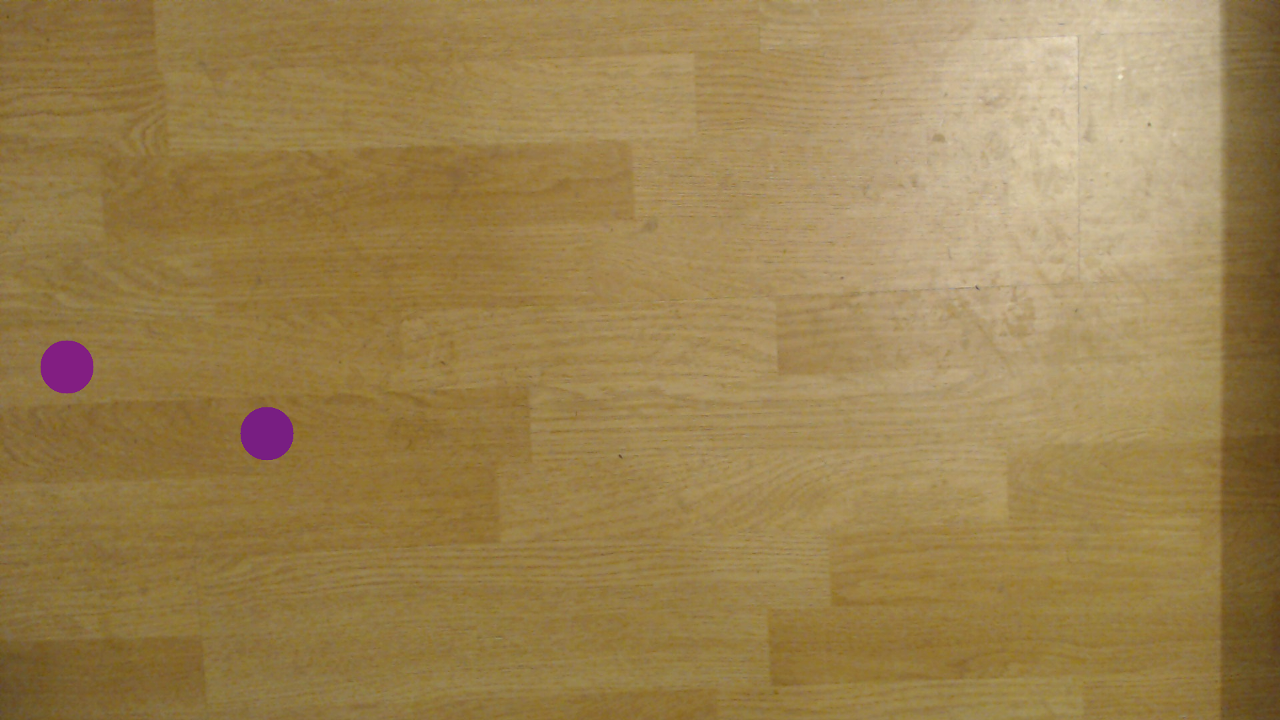
#> input picture labs/lab05/sample01.tiff, 1280 x 720 px
$ python Task1.py
#> lines starting #> are read from the running program, lines starting #| are printed output that depends on the picture; after the words box and inside, x2 and y2 are one past the last pixel; in counts of white or black regions, pixels touching at a corner belong together
#!/usr/bin/env python3
# -*- coding: utf-8 -*-

import cv2
import numpy as np

trackbar_value = 32

def updateValue(new_value):
    global trackbar_value
    trackbar_value = new_value

cv2.namedWindow("Window")
cv2.namedWindow("Original")

cv2.createTrackbar("Trackbar", "Window", trackbar_value, 96, updateValue)

img = cv2.imread('sample01.tiff')
#> img is the input picture: shape (720, 1280, 3); mean B, G, R 79.9, 129.6, 155.4
img_greyscale = cv2.imread('sample01.tiff', 0)
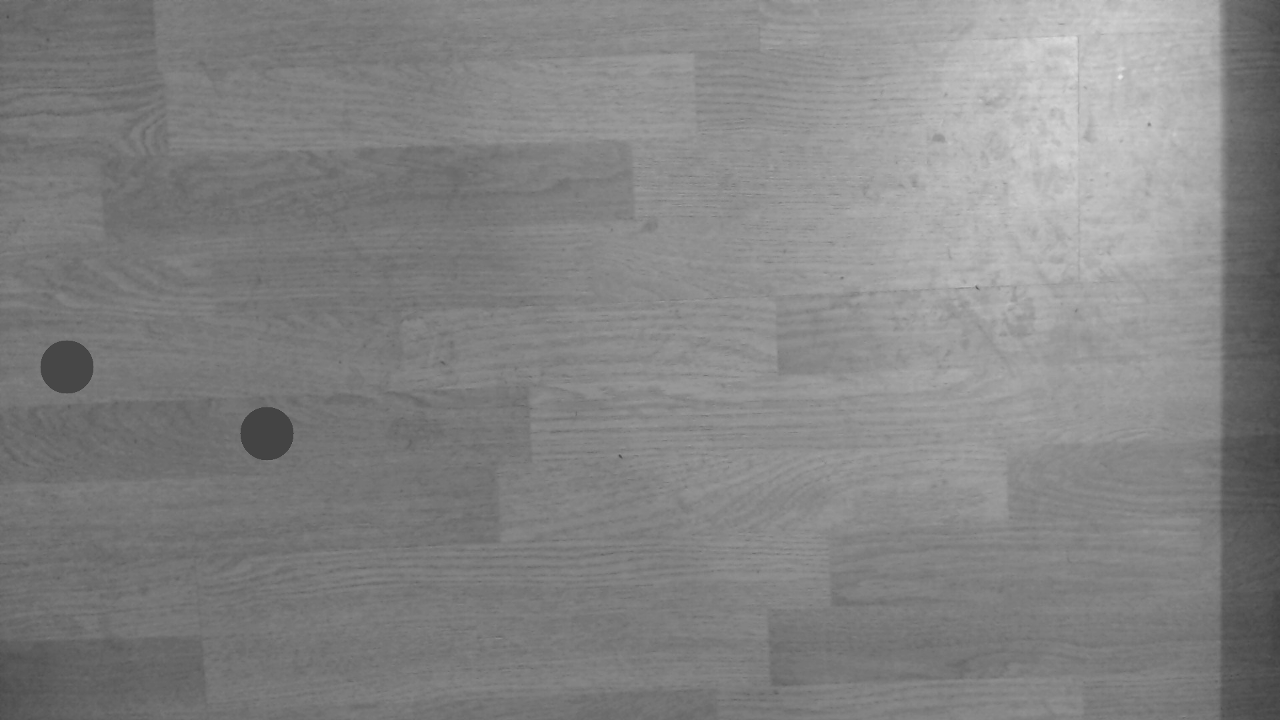
#> img_greyscale: shape (720, 1280); min 61, max 232, mean 131.6

ret, thresh = cv2.threshold(img_greyscale, trackbar_value, 255, cv2.THRESH_BINARY)
#> thresh: shape (720, 1280); every value is 255
#> ret = 32

blobparams = cv2.SimpleBlobDetector_Params()
blobparams.filterByArea = True
blobparams.minArea = 2000
blobparams.maxArea = 10000
blobparams.filterByCircularity = False
blobparams.minDistBetweenBlobs = 50
detector = cv2.SimpleBlobDetector_create(blobparams)

keypoints = detector.detect(thresh)
#> keypoints = ()

while True:
    ret, thresh = cv2.threshold(img_greyscale, trackbar_value, 255, cv2.THRESH_BINARY)
    keypoints = detector.detect(thresh)
    image = cv2.drawKeypoints(img, keypoints, np.array([]), (0,0,255), cv2.DRAW_MATCHES_FLAGS_DRAW_RICH_KEYPOINTS)

    for keypoint in keypoints:
        x = int(keypoint.pt[0])
        y = int(keypoint.pt[1])
        cv2.putText(image, (str("x: ") + str(x)), (x + 50, y), cv2.FONT_HERSHEY_SIMPLEX, 0.5, (0, 0, 255), 2)
        cv2.putText(image, (str("y: ") + str(y)), (x + 50, y + 30), cv2.FONT_HERSHEY_SIMPLEX, 0.5, (0, 0, 255), 2)
#> this loop made 0 passes
    cv2.putText(thresh, str(trackbar_value), (10, 100), cv2.FONT_HERSHEY_SIMPLEX, 2, (0, 0, 255), 2)
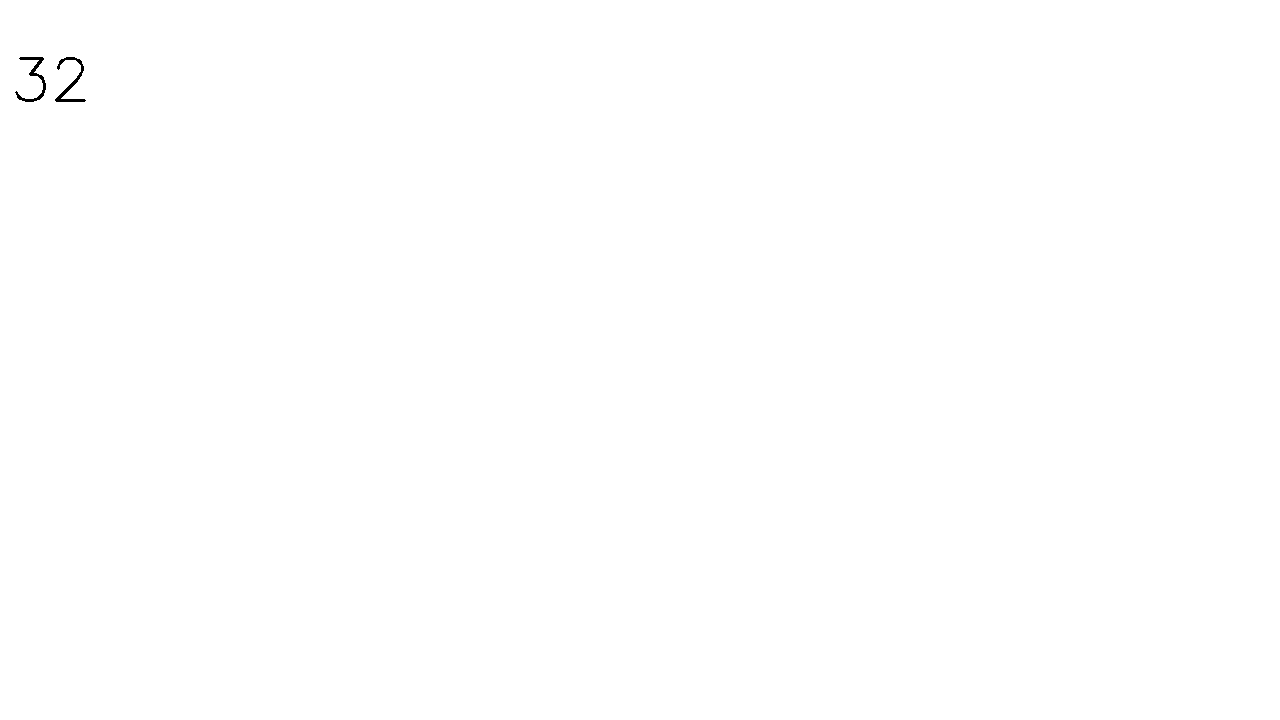
#> thresh: shape (720, 1280); 99.9% white; 2 black regions, box (x1, y1, x2, y2) and area: (55, 57, 86, 102) 324, (15, 57, 46, 102) 315
    cv2.imshow('Window', thresh)
    cv2.imshow('Window', image)
    cv2.imshow("Original", img)
    if cv2.waitKey(1) & 0xFF == ord('q'):
#> (key q is pressed here)
        break

cv2.destroyAllWindows()

$ run again, with labs/lab05/sample02.tiff copied over labs/lab05/sample01.tiff
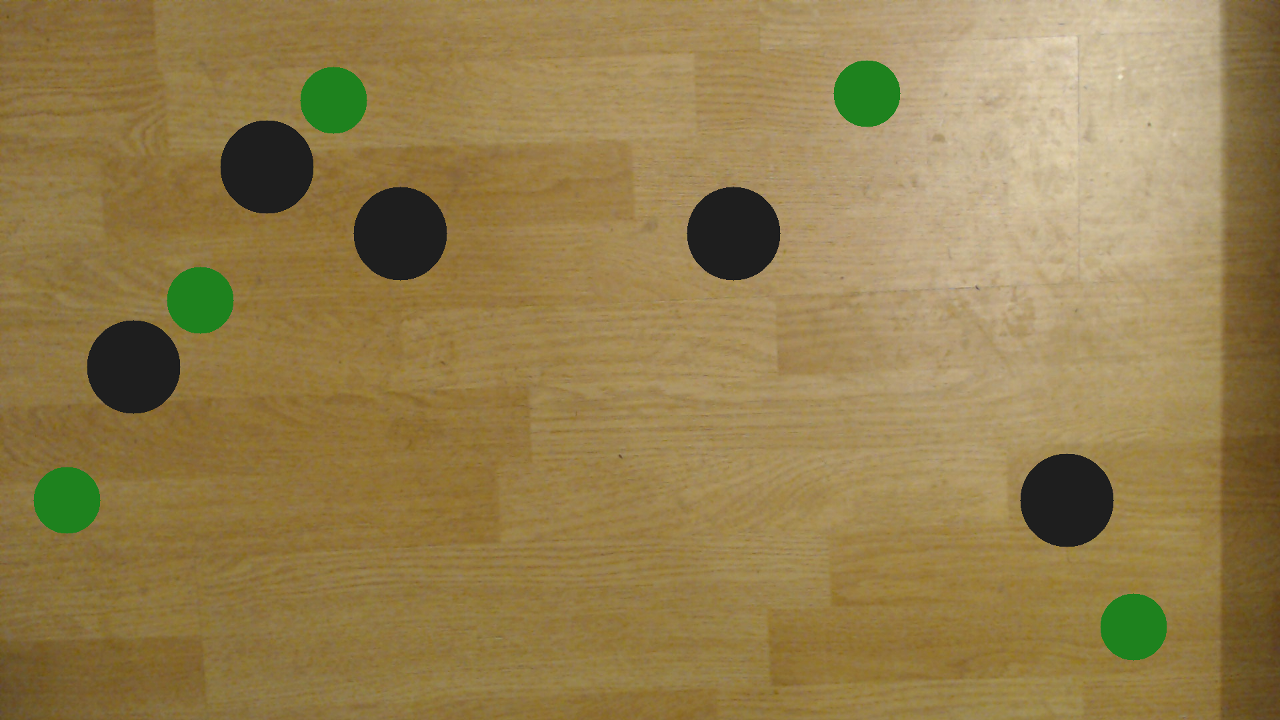
#> input picture labs/lab05/sample02.tiff, 1280 x 720 px
#> img is the input picture: shape (720, 1280, 3); mean B, G, R 77.2, 126.5, 148.6
#> `ret, thresh = cv2.threshold(img_greyscale, trackbar_value, 255, cv2.TH..`:
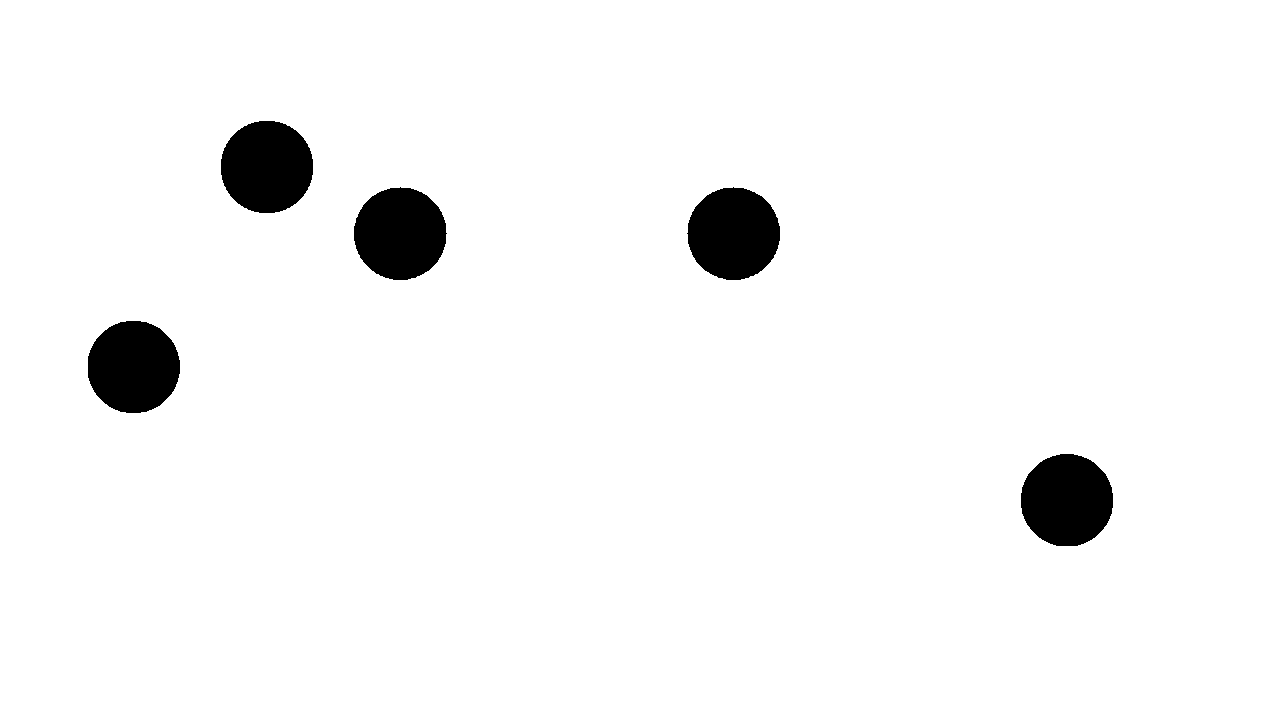
#> thresh: shape (720, 1280); 96.4% white; 5 black regions, box (x1, y1, x2, y2) and area: (221, 121, 313, 213) 6740, (354, 187, 447, 280) 6729, (687, 187, 780, 280) 6725, (88, 321, 180, 413) 6720, (1021, 454, 1113, 546) 6720
#> ret = 32
#> keypoints = 5 keypoints; (x, y, size): (266, 166, 93.5), (400, 233, 93.5), (733, 233, 93.5), (1066, 500, 93.3), (133, 366, 93.3)
#> the loop `for keypoint in keypoints:` made 5 passes
#> (keypoint, x, y) on passes 1 to 5: (keypoint at (1066.5, 499.8), size 93.3, 1066, 499), (keypoint at (133.2, 366.5), size 93.3, 133, 366), (keypoint at (733.2, 233.2), size 93.5, 733, 233), (keypoint at (399.8, 233.2), size 93.5, 399, 233), (keypoint at (266.5, 166.5), size 93.5, 266, 166)
#> `cv2.putText(thresh, str(trackbar_value), (10, 100), cv2.FONT_HERSHEY_S..`:
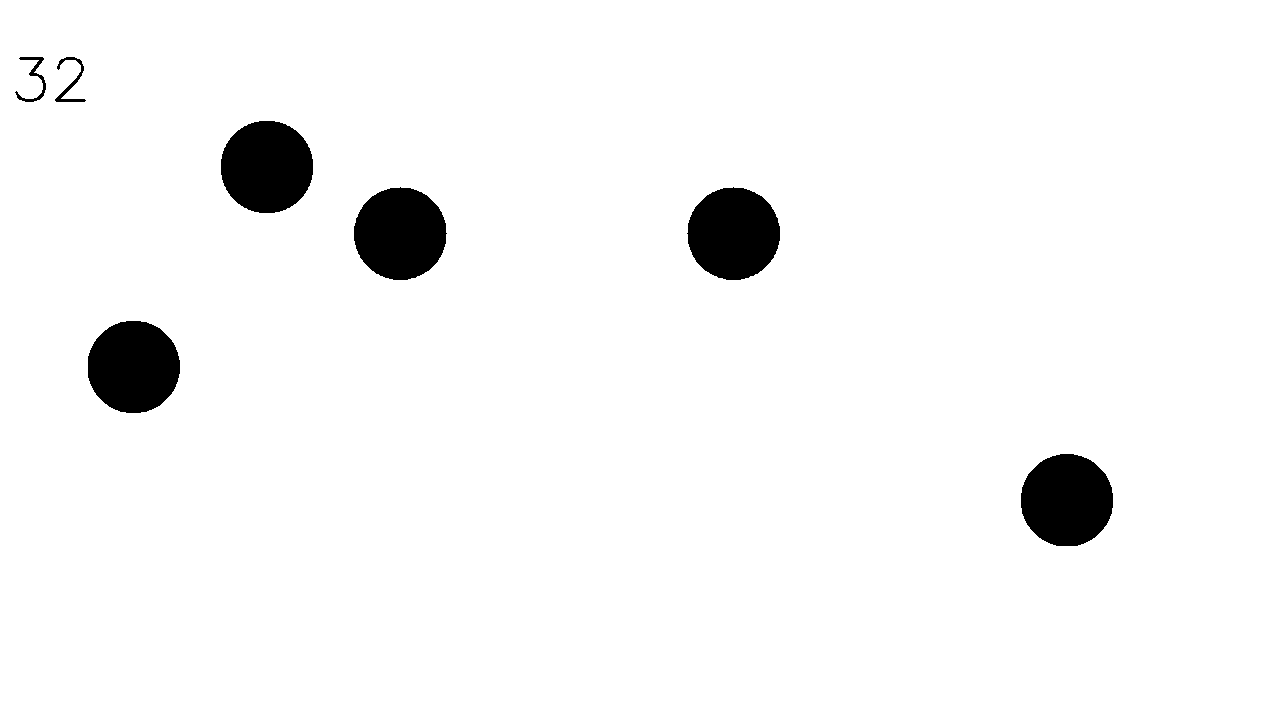
#> thresh: shape (720, 1280); 96.3% white; 7 black regions, largest, box (x1, y1, x2, y2) and area: (221, 121, 313, 213) 6740, (354, 187, 447, 280) 6729, (687, 187, 780, 280) 6725
